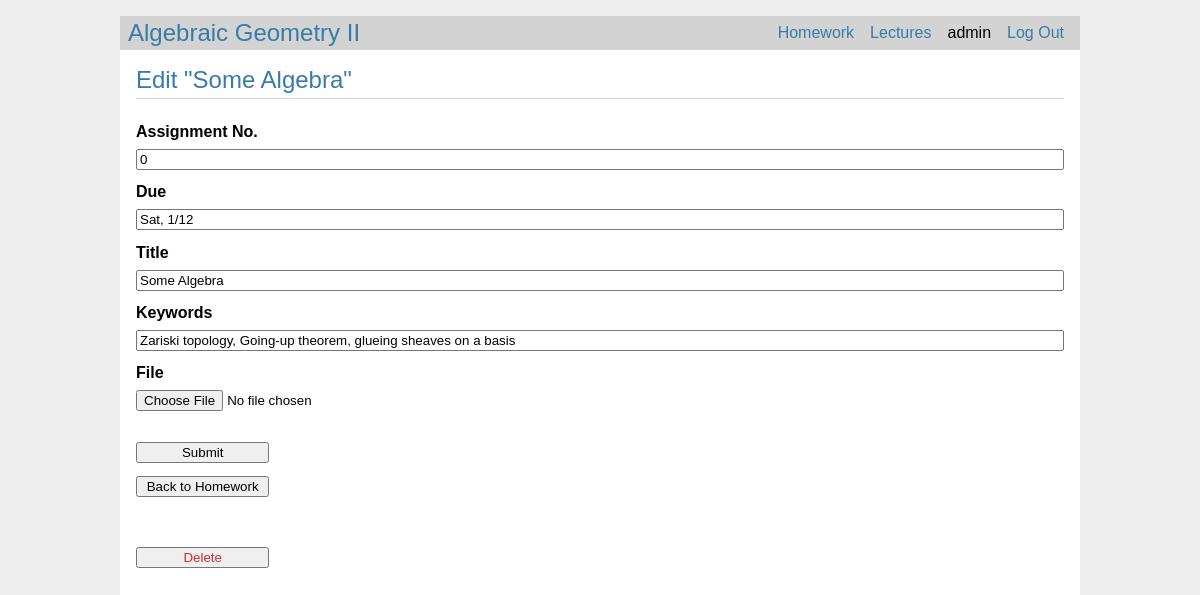
The app's page /homework/0/update (signed in) with its own data.
### main/auth/models.py (models this page shows, shortened)
class User(Model):
    __table_args__ = {'extend_existing': True} # Why is this happening?  Where are the redundancies coming from?
    username = Column(db.String(32), unique=True, nullable=False)
    password = Column(db.String(256), nullable=False)
    created = Column(db.DateTime, nullable=False, default=datetime.datetime.now().astimezone())
    role_id = Column(db.Integer, db.ForeignKey("role.id"), nullable=False, default=1)
    roles = relationship("main.auth.models.Role", back_populates="users")
    announcements = relationship("main.announcements.models.Announcement", back_populates="users")
    welcomes = relationship("main.index.models.Welcome", back_populates="users")
    homeworks = relationship("main.homework.models.Homework", back_populates="users")
    lectures = relationship("main.lectures.models.Lecture", back_populates="users")

### main/homework/models.py (models this page shows, shortened)
class Homework(Model):
    __table_args__ = {'extend_existing': True}
    Zahl = Column(db.Integer, nullable=False)
    due = Column(db.String(32), nullable=False)
    title = Column(db.String(128), nullable=False)
    keywords = Column(db.Text, nullable=False)
    file_homework = Column(db.Text)
    created = Column(db.DateTime, nullable=False, default=datetime.datetime.now().astimezone())
    author_id = Column(db.Integer, db.ForeignKey("user.id"), nullable=False)
    users = relationship("main.auth.models.User", back_populates="homeworks")

### main/homework/views.py (the view)
@bp.route('/homework/<int:id>/update', methods=('GET', 'POST'))
@decorators.permission_TA
def homework_update(id):
    homework = models.Homework.query.filter_by(id=id).first()
    form = forms.formula_update(
                    table='homework',
                    id=id,
                    Zahl=('Integer',homework.Zahl),
                    due=('String',homework.due),
                    title=('String',homework.title),
                    keywords=('String',homework.keywords),
                    file_homework=('File',None) )
    if form.validate_on_submit():
        filename = uploads.upload(form.file_homework.data, 'homework')
        homework.update(
            id=form.Zahl.data,
            Zahl=form.Zahl.data,
            due=form.due.data,
            title=form.title.data,
            keywords=form.keywords.data,
            file_homework=filename )
        flash(f"Homework {id} successfully updated")
        return redirect(url_for('homework.homework_index'))
    else:
        form.outtakes()
    return render_template('homework/update.html', homework=homework, form=form)

### main/forms.py (shortened to what this page needs)
    class Form_Update(FlaskForm):
        submit = SubmitField()
        formContent = {}
        def outtakes(self):
            if self.errors:
                for error in self.errors.values():
                    flash(*error)

### main/auth/views.py (called while the page is built)
@bp.before_app_request
def load_logged_in_user():
    username = session.get('username')
    if username is None:
        g.user = None
    else:
        g.user = vars(models.User.query.filter_by(username=username).first())

### main/templates/homework/update.html (shortened to what this page needs)
{% extends 'base.html' %}
{% block header %}
    <h1>{% block title %}Edit "{{ homework['title'] }}"{% endblock %}</h1>
{% endblock %}
{% block content %}
    <form method="post" enctype="multipart/form-data">
        {% for field in form if (field.name != 'csrf_token') and (field.name != 'submit') %}
            {% if field.name == 'Zahl' %}
                {{ field.label(text='Assignment No.') }}
                {{ field }}
            {% elif field.name == 'file_homework' %}
                {{ field.label(text='File') }}
                {{ field }}
            {% else %}
                {{ field.label }}
                {{ field }}
            {% endif %}
        {% endfor %}
        {{ form.submit() }}
        <a href="{{ url_for('homework.homework_index') }}"><button type="button">Back to Homework</button></a>
    </form>
    <br>
    <form action="{{ url_for('homework.homework_delete', id=homework['Zahl']) }}" method="post">
        <input class="danger" type="submit" value="Delete" onclick="return confirm('Are you sure?');">
    </form>
{% endblock %}

### main/templates/base.html (shortened to what this page needs)
<!doctype html>
{% set active_page = active_page|default('index') -%}
<link rel="stylesheet" href="{{ url_for('static', filename='style.css') }}">
<nav>
<h1><a href="{{ url_for('index') }}">Algebraic Geometry II</a></h1>
  <ul>
      <li {% if request.endpoint == 'homework.homework_index' %} class="active" {% endif %}><a class="nounderline" href="{{ url_for('homework.homework_index') }}">Homework</a>
      <li {% if request.endpoint == 'lectures.lectures_index' %} class="active" {% endif %}><a class="nounderline" href="{{ url_for('lectures.lectures_index') }}">Lectures</a>
    {% if g.user %}
      <li><span>{{ g.user['username'] }}</span>
      <li><a class="nounderline" href="{{ url_for('auth.logout') }}">Log Out</a>
    {% else %}
      <li {% if request.endpoint == 'auth.register' %} class="active" {% endif %}><a class="nounderline" href="{{ url_for('auth.register') }}">Register</a>
      <li {% if request.endpoint == 'auth.login' %} class="active" {% endif %}><a class="nounderline" href="{{ url_for('auth.login') }}">Log In</a>
    {% endif %}
  </ul>
</nav>
<section class="content">
  <header>
    {% block header %}{% endblock %}
  </header>
  {% block content %}{% endblock %}
</section>

### main/static/style.css (style rules this page uses)
h1 { font-family: sans-serif; font-weight: normal; color: #377ba8; margin: 1rem 0; }
a { color: #377ba8; }
a.nounderline { text-decoration: none; }
nav { background: lightgray; display: flex; align-items: center; padding: 0 0.5rem; }
nav h1 { flex: auto; margin: 0; }
nav h1 a { text-decoration: none; }
nav ul { display: flex; list-style: none; margin: 0; padding: 0; }
nav ul li a, nav ul li span, header .action { display: block; padding: 0.5rem; }
.content { padding: 0 1rem 1rem; }
.content > header { border-bottom: 1px solid lightgray; display: flex; align-items: flex-end; margin-bottom: 0.5rem; }
.content > header h1 { flex: auto; margin: 1rem 0 0.25rem 0; }
.content:last-child { margin-bottom: 0; }
.content form { margin: 1em 0; display: flex; flex-direction: column; }
.content label { font-weight: bold; margin-bottom: 0.5em; }
.content input, .content textarea { margin-bottom: 1em; }
input.danger { color: #cc2f2e; }
input[type=submit] { align-self: start; min-width: 10em; }
button { align-self: start; min-width: 10em; }

### records on screen
User: user.username "admin"
Homework: title "Some Algebra", Zahl "0", due "Sat, 1/12" "Some Algebra" "Zariski topology, Going-up theorem, glueing sheaves on a basis"

### other values on screen
{{ field.label(text='Assignment No.') }} "Assignment No."
{{ field.label }} "Due" "Title" "Keywords"
{{ field.label(text='File') }} "File"
